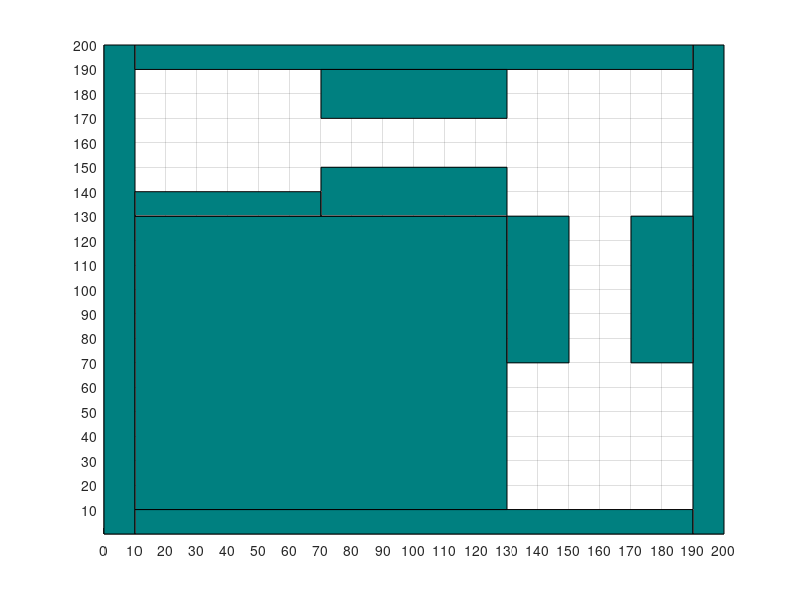

Recreate this plot in MATLAB. (Note: this script raises an error after producing the figure.)
function [] = path_test 
    function h = rect(x,y,l,b)

    hold on
    rectangle('Position',[x,y,l,b],'FaceColor',[0 0.5 0.5])
    end

map = figure;
axis([0,200,0,200]);
set(gca,'XTick',0:10:200)
set(gca,'YTick',10:10:200)
grid ON
%obst=zeros(200,200);
%obst(1:10,1:200)=1;
rect(0,0,10,200);
%obst(11:190,1:10)=1;
rect(10,0,180,10);
%obst(191:200,1:200)=1;
rect(190,0,10,200);
%obst(11:130,11:130)=1;
%obst(11:70,130:135)=1;
%obst(11:70,185:190)=1;
%obst(131:150,130:135)=1;
%obst(171:190,130:135)=1;
%obst(131:190,185:190)=1;
%obst(71:130,151:155)=1;
%obst(71:130,165:170)=1;
rect(10,10,120,120);
%obst(131:150,71:130)=1;
rect(130,70,20,60);
%obst(171:190,71:130)=1;
rect(170,70,20,60);
%obst(11:190,191:200)=1;
rect(10,190,180,10);
rect(10,130,60,10);
%obst(71:130,131:150)=1;
rect(70,130,60,20);
%obst(71:130,171:190)=1;
rect(70,170,60,20);
p_start = [30;160;90];
p_goal = [160;30;0];

rob.x=30;
rob.y=160;
rob.l = 30;
rob.w = 10;
rob.the=90;

handle=draw_rob(rob);

% Parameters
param.res = 0.5;
param.thresh = 30;
param.maxiters = 5000;
param.smoothiters = 150;


P = PlanPathRRT1(rob,param,p_start,p_goal);

drawnow
for i=2:length(P)
    delete(handle)
    rob.x=P(1,i); rob.y=P(2,i); rob.the=P(3,i);
    handle=draw_rob(rob);
    drawnow
    pause(0.1)
    plot([P(1,i);P(1,i-1)],[P(2,i);P(2,i-1)],'r','LineWidth',1);
end

end
